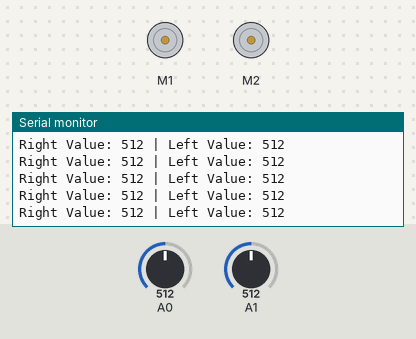
This sketch was run on a simulated Arduino Uno, built with avr-gcc and run on an emulated ATmega328P. Parts: 2 × DC motor (green arrow = forward, orange = backward, longer = faster), the last lines printed to the serial monitor. The test bench sets the inputs (shaded band); at power-on: A0 = 512, A1 = 512.

Above: at 1.2 s.
1.3 s: A0 set to 862
At 2.2 s:
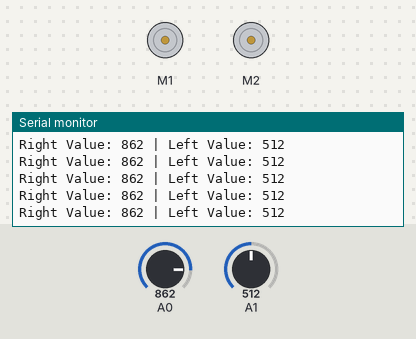
4.3 s: A0 set to 888
At 5.1 s:
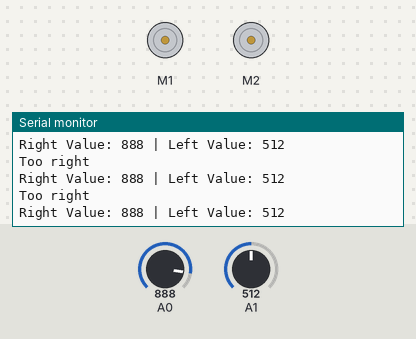
5.9 s: A1 set to 110
At 6.9 s:
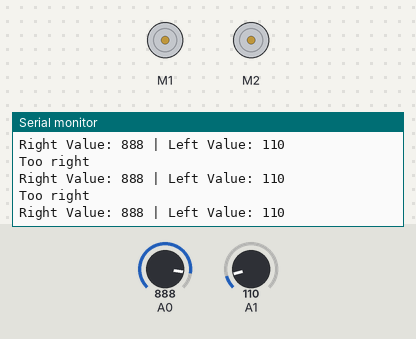
8.9 s: A1 set to 90
At 9.6 s:
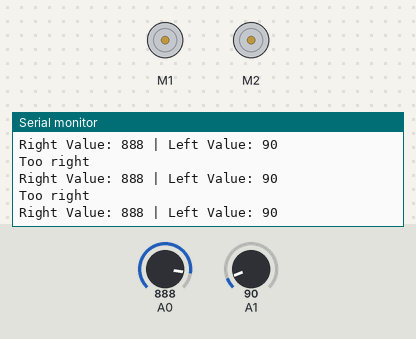
Timing chart, 0 to 11.9 s (numbered marks = the images above; inputs shaded):
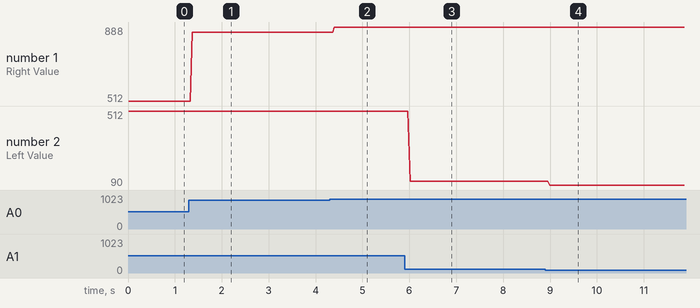

Measured:
- after the input at 1.3 s, the serial monitor: prints a new line after 0.07 s (image 1)
- after the input at 4.3 s, the serial monitor: prints a new line after 0.10 s (image 2)
- after the input at 5.9 s, the serial monitor: prints a new line after 0.11 s (image 3)
- after the input at 8.9 s, the serial monitor: prints a new line after 0.10 s (image 4)
- plotted number 1: 512 → 862 after the input at 1.3 s, 862 → 888 after the input at 4.3 s
- plotted number 2: 512 → 110 after the input at 5.9 s, 110 → 90 after the input at 8.9 s

The sketch:

lab4_bangbang.ino
```cpp
#include <Wire.h>
#include <Adafruit_MotorShield.h>
Adafruit_MotorShield AFMS = Adafruit_MotorShield();
Adafruit_DCMotor *rightMotor = AFMS.getMotor(1); // Right Motor
Adafruit_DCMotor *leftMotor = AFMS.getMotor(2); // Left Motor

// initialize variable for right side sensor output value
int RSvalue = 0;

// initialize variable for left side sensor output value
int LSvalue = 0;

// initialize variable for the motor speed
int Mspeed = 30;

// initialize variable for determining whether to accept new data or not
boolean newData = false;

// Override var - true when directly setting motor speeds, and not via PID
boolean oride = false;

// Motor Speed | Left sensor threshold | Right sensor threshold | Motor override (stop)
int cvals[4] = {0,900,870,1};

// Serial Input Work
const byte numChars = 32;
char caseData = 'p';
char inputData[numChars]; // an array to store the received data


void setup() {
  AFMS.begin();
  Serial.begin(9600);
  Serial.println("<Arduino is ready>");
}


void loop() {
  // Grab sensor data
  RSvalue = analogRead(A0);
  LSvalue = analogRead(A1);
  printSensorOutput(RSvalue, LSvalue); // print sensor output to determine threshold

  // Read Serial input, if any
  recvWithEndMarker();
  parseNewData();

  // If override, set motor speed to 0
  if (cvals[3] == 1) {
    Mspeed = 0;
  }
  else {
    Mspeed = cvals[0];
  }

  // move the robot
  setMotorSpeed(Mspeed,Mspeed);
  decideDirection(RSvalue, LSvalue);
}

/// set motor speeds with the parameter
void setMotorSpeed(int RMspeed, int LMspeed) {
  rightMotor->setSpeed(RMspeed);
  leftMotor->setSpeed(LMspeed);
}


/// decide the direction to move depending on the RSvalue and LSvalue
void decideDirection(int RSvalue, int LSvalue) {
  // go forward
  if (LSvalue > cvals[1] && RSvalue > cvals[2]) {
    Serial.println("Perfectly on line");
    rightMotor->run(FORWARD);
    leftMotor->run(FORWARD);
  }
  // turn right
  else if (LSvalue > cvals[1] && RSvalue <= cvals[2]) {
    Serial.println("Too left");
    rightMotor->run(RELEASE);
    leftMotor->run(FORWARD);
  }
  // turn left
  else if (LSvalue <= cvals[1] && RSvalue > cvals[2]) {
    Serial.println("Too right");
    rightMotor->run(FORWARD);
    leftMotor->run(RELEASE);
  }
}


/// read all the data from serial input until a new line appears
void recvWithEndMarker() {
  static byte ndx = 0;
  char endMarker = '\n';
  char rc;
  while (Serial.available() > 0 && newData == false) {
    rc = Serial.read();
    if (rc != endMarker) {
      if (ndx == 0) {
        caseData = rc;
      }
      else {
        inputData[ndx-1] = rc;
      }
      ndx++;
      if (ndx > numChars) {
        ndx = numChars - 1;
      }
    }
    else {
      inputData[ndx-1] = '\0'; // terminate the string
      ndx = 0;
      newData = true;
    }
  }
}


/// uses serial connection to change the motor speed and right/left sensor threshold and stop/go
void parseNewData() {
  if (newData == true) {
    int zoomy = atoi(inputData);
    newData = false;

    switch(caseData) {
      case 'm': case 'M': // change motor speed
        oride = true;
        Serial.println("Motor speed:");
        Serial.println(zoomy);
        cvals[0] = zoomy;
        break;
      case 'l': case 'L': // change left sensor threshold
        Serial.print("Set left sensor threshold: ");
        Serial.println(zoomy);
        cvals[1] = zoomy;
      case 'r': case 'R': // change right sensor threshold
        Serial.print("Set right sensor threshold: ");
        Serial.println(zoomy);
        cvals[2] = zoomy;
      case 's': case 'S': // stop the robot
        cvals[3] = 1;
        break;
      case 'g': case 'G': // move the robot
        Serial.println("Gotta go fast");
        cvals[3] = 0;
        break;
      default:  // in case of error, set the input value to every element of cvals
        Serial.println("Something screwed up.");
        cvals[0] = zoomy;
        cvals[1] = zoomy;
        cvals[2] = zoomy;
        cvals[3] = zoomy;
        break;
    }
  }
}


/// print the IR sensor output values for testing
void printSensorOutput(int RSvalue, int LSvalue) {
  Serial.print("Right Value: ");
  Serial.print(RSvalue);
  Serial.print (" | Left Value: ");
  Serial.println(LSvalue);
}
```
